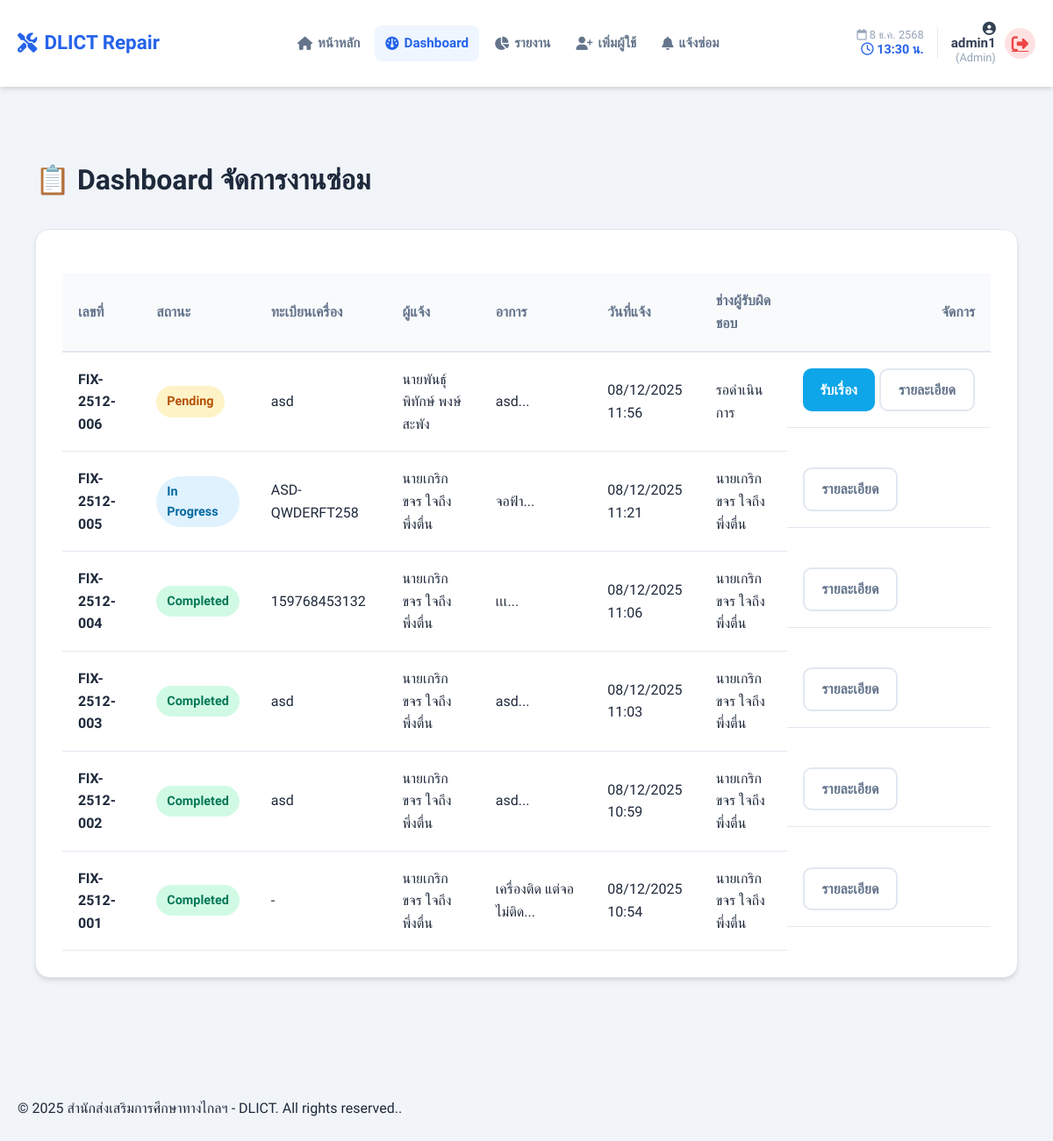
/dashboard_tech.php (signed in), run on the app's committed database.
### tables this page shows
CREATE TABLE `repair_requests` (
  `request_id` int(11) NOT NULL COMMENT 'รหัสใบแจ้งซ่อม',
  `request_no` varchar(20) NOT NULL COMMENT 'รันนิ่งนัมเบอร์ของใบแจ้งซ่อม',
  `status` varchar(20) NOT NULL COMMENT 'สถานะการซ่อม',
  `requester_id` int(11) NOT NULL COMMENT 'ผู้แจ้งซ่อม',
  `asset_id` int(11) DEFAULT NULL COMMENT 'เครื่องที่ต้องการซ่อม',
  `manual_asset` varchar(100) DEFAULT NULL COMMENT 'เก็บชื่อครุภัณฑ์กรณีพิมพ์เอง',
  `issue_details` text NOT NULL COMMENT 'อาการ/ปัญหาที่พบ',
  `image_path` varchar(255) DEFAULT NULL,
  `request_date` datetime NOT NULL COMMENT 'วันที่/เวลา ที่แจ้งซ่อม',
  `problem_types` text DEFAULT NULL COMMENT 'ชนิดปัญหาที่เลือก',
  `technician_id` int(11) DEFAULT NULL COMMENT 'ผู้ดำเนินการซ่อม',
  `action_taken` text DEFAULT NULL COMMENT 'การดำเนินการซ่อมของ DLICT',
  `repair_completion_date` datetime DEFAULT NULL COMMENT 'วันที่ซ่อมเสร็จ',
  `approver_id` int(11) DEFAULT NULL COMMENT 'ผู้อนุมัติ',
  `approval_date` datetime DEFAULT NULL COMMENT 'วันที่ผู้อนุมัติ (ผู้อำนวยการกลุ่มฯ) ลงนาม'
);

CREATE TABLE `staffs` (
  `staff_id` int(11) NOT NULL COMMENT 'รหัสบุคลากร',
  `username` varchar(100) NOT NULL COMMENT 'ชื่อผู้ใช้สำหรับ',
  `password_hash` varchar(256) NOT NULL COMMENT 'รหัสผ่านที่เข้ารหัส',
  `full_name` varchar(100) NOT NULL COMMENT 'ชื่อ-นามสกุลเต็ม',
  `group_name` varchar(100) NOT NULL COMMENT 'กลุ่ม/ฝ่าย',
  `position` varchar(50) NOT NULL COMMENT 'ตำแหน่ง',
  `role` varchar(20) NOT NULL COMMENT 'บทบาทในระบบ'
);

### dashboard_tech.php (the view, shortened to what this page needs)
<?php
include 'db_connect.php';
$sql = "
    SELECT
        rr.request_id,
        rr.request_no,
        rr.issue_details,
        rr.status,
        rr.request_date,
        rr.manual_asset,
        a.asset_number,
        s_req.full_name AS requester_name,
        s_tech.full_name AS technician_name
    FROM repair_requests rr
    LEFT JOIN assets a ON rr.asset_id = a.asset_id
    LEFT JOIN staffs s_req ON rr.requester_id = s_req.staff_id
    LEFT JOIN staffs s_tech ON rr.technician_id = s_tech.staff_id
    ORDER BY FIELD(rr.status, 'Pending', 'In Progress', 'Completed') ASC, rr.request_date DESC
";
$stmt = $pdo->query($sql);
$requests = $stmt->fetchAll();
include 'includes/header.php';
?>
<div class="container">
    <div style="display:flex; align-items:center; justify-content:space-between; margin-bottom:20px;">
        <h1>📋 Dashboard จัดการงานซ่อม</h1>
    </div>
    <div class="card">
        <?php if (count($requests) > 0): ?>
        <table>
            <thead>
                <tr>
                    <th width="10%">เลขที่</th>
                    <th width="10%">สถานะ</th>
                    <th width="15%">ทะเบียนเครื่อง</th>
                    <th width="15%">ผู้แจ้ง</th>
                    <th width="20%">อาการ</th>
                    <th width="12%">วันที่แจ้ง</th>
                    <th width="13%">ช่างผู้รับผิดชอบ</th>
                    <th width="5%" style="text-align:right;">จัดการ</th>
                </tr>
            </thead>
            <tbody>
                <?php foreach ($requests as $request): ?>
                    <?php
                        $show_asset = !empty($request['asset_number']) ? $request['asset_number'] : ($request['manual_asset'] ?: '-');
                        $status_class = 'status-' . strtolower(str_replace(' ', '_', $request['status']));
                    ?>
                <tr>
                    <td data-label="เลขที่"><strong><?php echo htmlspecialchars($request['request_no']); ?></strong></td>
                    <td data-label="สถานะ">
                        <span class="status-badge <?php echo $status_class; ?>">
                            <?php echo htmlspecialchars($request['status']); ?>
                        </span>
                    </td>
                    <td data-label="ทะเบียนเครื่อง"><?php echo htmlspecialchars($show_asset); ?></td>
                    <td data-label="ผู้แจ้ง"><?php echo htmlspecialchars($request['requester_name']); ?></td>
                    <td data-label="อาการ" title="<?php echo htmlspecialchars($request['issue_details']); ?>">
                        <?php echo htmlspecialchars(mb_substr($request['issue_details'], 0, 40, 'UTF-8')) . '...'; ?>
                    </td>
                    <td data-label="วันที่แจ้ง"><?php echo date('d/m/Y H:i', strtotime($request['request_date'])); ?></td>
                    <td data-label="ช่างผู้รับผิดชอบ"><?php echo htmlspecialchars($request['technician_name'] ?: 'รอดำเนินการ'); ?></td>
                    <td data-label="ดำเนินการ" style="text-align:right;">
                        <div style="display:inline-flex; gap:5px;">
                            <?php if ($request['status'] == 'Pending'): ?>
                                <a href="#"
                                   class="btn-action"
                                   onclick="confirmAccept(event, '<?php echo $request['request_id']; ?>', '<?php echo $request['request_no']; ?>');">
                                   รับเรื่อง
                                </a>
                            <?php endif; ?>
                            <a href="repair_details.php?id=<?php echo $request['request_id']; ?>" class="btn-detail">รายละเอียด</a>
                        </div>
                    </td>
                </tr>
                <?php endforeach; ?>
            </tbody>
        </table>
        <?php else: ?>
            <div style="text-align:center; padding: 40px; color: #666;">
                <p>ยังไม่มีรายการงานซ่อมในขณะนี้</p>
            </div>
        <?php endif; ?>
    </div>
</div>
<?php include 'includes/footer.php'; ?>

### assets/css/style.css (style rules this page uses)
:root { --primary: #2563eb; --primary-hover: #1d4ed8; --bg-body: #f1f5f9; --card-bg: #ffffff; --text-main: #1e293b; --text-muted: #64748b; --border: #e2e8f0; --success: #10b981; --success-bg: #d1fae5; --warning: #f59e0b; --warning-bg: #fef3c7; --danger: #ef4444; --danger-bg: #fee2e2; --info: #0ea5e9; --info-bg: #e0f2fe; --radius: 16px; --shadow: 0 4px 6px -1px rgba(0,0,0,0.1), 0 2px 4px -1px rgba(0,0,0,0.06); }
* { box-sizing: border-box; }
body { font-family: 'Sarabun', sans-serif; background-color: var(--bg-body); color: var(--text-main); margin: 0; font-size: 16px; line-height: 1.6; }
.container { max-width: 1200px; margin: 0 auto; padding: 30px 20px; }
.card { background: var(--card-bg); border-radius: var(--radius); padding: 30px; box-shadow: var(--shadow); border: 1px solid var(--border); margin-bottom: 30px; }
h1 { font-size: 2rem; color: var(--text-main); margin-bottom: 10px; }
.btn-primary, .btn-action, .btn-detail, .btn-success, button[type="submit"] { display: inline-flex; align-items: center; justify-content: center; padding: 10px 20px; margin: 4px; border-radius: 10px; font-size: 1rem; font-weight: 600; cursor: pointer; border: none; text-decoration: none; transition: 0.2s; white-space: nowrap; flex-shrink: 0; }
.btn-action { background-color: var(--info); color: white; }
.btn-detail { background-color: #fff; color: var(--text-muted); border: 2px solid var(--border); }
table { width: 100%; border-collapse: separate; border-spacing: 0; margin-top: 20px; }
th { text-align: left; padding: 18px; background: #f8fafc; color: var(--text-muted); font-weight: 600; border-bottom: 2px solid var(--border); }
td { padding: 18px; border-bottom: 1px solid var(--border); vertical-align: middle; }
td[data-label="ดำเนินการ"] { display: flex; align-items: center; gap: 10px; min-width: 240px; }
.status-badge { padding: 6px 12px; border-radius: 50px; font-weight: 700; font-size: 0.9rem; display: inline-block; }
.status-pending { background: var(--warning-bg); color: #b45309; }
.status-in_progress { background: var(--info-bg); color: #0369a1; }
.status-completed { background: var(--success-bg); color: #047857; }

### dashboard_tech.php (style rules this page uses)
td[data-label="ดำเนินการ"] { display: flex; align-items: center; gap: 8px; white-space: nowrap; min-width: 200px; justify-content: flex-start; }
.btn-action, .btn-detail { flex-shrink: 0; margin: 0 !important; }

### data on the page
repair_requests: request_no "FIX-2512-006", status "Pending", manual_asset "asd", staffs.full_name "นายพันธุ์พิทักษ์ พงษ์สะพัง", issue_details "asd", request_date "08/12/2025 11:56", technician_name "รอดำเนินการ"
repair_requests: request_no "FIX-2512-005", status "In Progress", manual_asset "ASD-QWDERFT258", staffs.full_name "นายเกริกขจร ใจถึงพึ่งตื่น", issue_details "จอฟ้า", request_date "08/12/2025 11:21"
repair_requests: request_no "FIX-2512-004", status "Completed", manual_asset "159768453132", staffs.full_name "นายเกริกขจร ใจถึงพึ่งตื่น", issue_details "เเเ", request_date "08/12/2025 11:06"
repair_requests: request_no "FIX-2512-003", status "Completed", manual_asset "asd", staffs.full_name "นายเกริกขจร ใจถึงพึ่งตื่น", issue_details "asd", request_date "08/12/2025 11:03"
repair_requests: request_no "FIX-2512-002", status "Completed", manual_asset "asd", staffs.full_name "นายเกริกขจร ใจถึงพึ่งตื่น", issue_details "asd", request_date "08/12/2025 10:59"
repair_requests: request_no "FIX-2512-001", status "Completed", show_asset "-", staffs.full_name "นายเกริกขจร ใจถึงพึ่งตื่น", issue_details "เครื่องติด แต่จอไม่ติด", request_date "08/12/2025 10:54"

### other printed values
$full_name "admin1"
$user_role "Admin"
